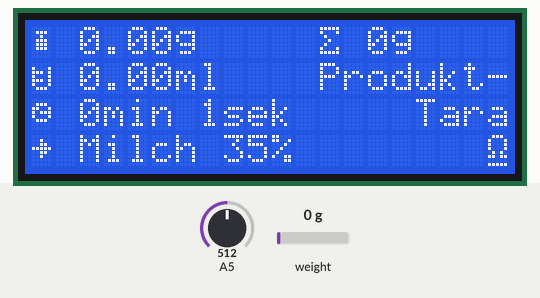
Bench run of a sketch on a simulated Arduino Uno, built with avr-gcc and run on an emulated ATmega328P. Shown: 20×4 character LCD. Inputs (shaded band) come from the test bench; at power-on: A5 = 512, weight on the scale 0 g.

Above: at 2.2 s.
2.3 s: A5 set to 477
4.2 s: A5 set to 460
At 4.9 s:
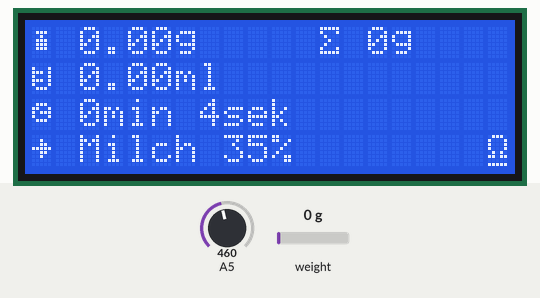
7.5 s: A5 set to 346
9.0 s: A5 set to 321
At 10.3 s:
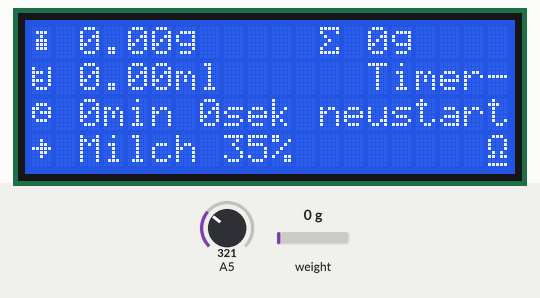
10.9 s: A5 set to 309
12.4 s: A5 set to 287
At 13.4 s:
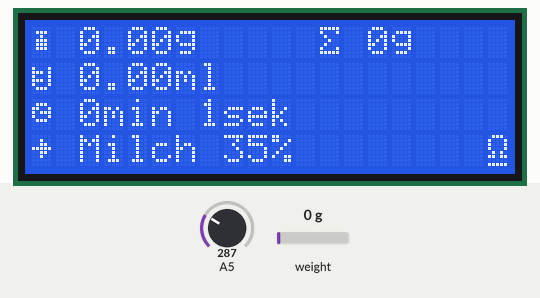
Timing chart, 0 to 15.4 s (numbered marks = the images above; inputs shaded):
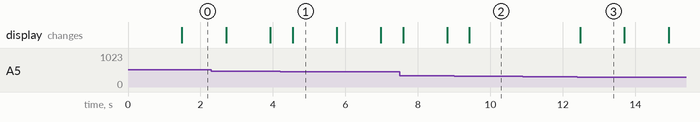

Measured:
- the behaviour switches between 471 and 470 on A5 (found by bisection; images 0 and 1)
- the behaviour switches between 340 and 339 on A5 (found by bisection; images 1 and 2)
- the behaviour switches between 301 and 300 on A5 (found by bisection; images 2 and 3)
- after the input at 4.2 s, the display: changes after 0.34 s (image 1)
- after the input at 9.0 s, the display: changes after 0.42 s (image 2)
- after the input at 10.9 s, every drawn part: stays the same
- after the input at 12.4 s, the display: changes after 0.08 s (image 3)
- what the display in image 1 shows lasts 1.3 s, from 4.5 s to 5.8 s

The sketch:

VoluScale.ino
```cpp
// include the library code:
#include <LiquidCrystal.h>

// initialize the library by associating any needed LCD interface pin
// with the arduino pin number it is connected to
const int rs = 5, en = 7, d4 = 4, d5 = 6, d6 = 8, d7 = 9;
LiquidCrystal lcd(rs, en, d4, d5, d6, d7);

#include "HX711.h"

HX711 scale;

uint8_t dataPin = 3;
uint8_t clockPin = 2;

float dichten[] = {
  1.0f,
  1.040f,
  1.042f,
  1.054f,
  1.02353f,
  1.01968f,
  1.00813f,
  1.00043f,
  1.064f,
  1.036f,
  1.023f,
  0.919f,
  1.029f,
  1.067f,
  1.077f,
  1.008f,
  1.157f,

};
enum {
  Produkt_Wasser,
  Produkt_Milch_35,
  Produkt_Milch_15,
  Produkt_Buttermilch,
  Produkt_Sahne_10,
  Produkt_Sahne_15,
  Produkt_Sahne_30,
  Produkt_Sahne_40,
  Produkt_Hafermilch,
  Produkt_Sojamilch,
  Produkt_Mandelmilch,
  Produkt_Sonnenblumenoel,
  Produkt_Delikatessbruehe,
  Produkt_Zitronensaft,
  Produkt_Multifitaminsaft,
  Produkt_Wein,
  Produkt_Eierlikoer,
  Produktanzahl,
};

String produkte[] = {
  "Wasser",
  "Milch 35%",
  "Milch 15%",
  "Buttermilch",
  "Sahne 10%",
  "Sahne 15%",
  "Sahne 30%",
  "Sahne 40%",
  "Hafermilch",
  "Sojamilch",
  "Mandelmilch",
  "Sonnenblumenoel",
  "Delikatessbruehe",
  "Zitronensaft",
  "Multifitaminsaft",
  "Wein",
  "Eierlikoer",

};

 int produkt = Produkt_Milch_35;

unsigned long tsz = 0;

float pt = 0.0f;

byte Steffen[8] = {
	0b00100,
	0b01110,
	0b01110,
	0b00100,
	0b01110,
	0b00100,
	0b00100,
	0b01010
};

 byte Uhr[8] = {
  0b00000,
  0b01110,
  0b11001,
  0b10111,
  0b10001,
  0b01110,
  0b00000,
  0b00000
};

byte Gewicht[8] = {
  0b00000,
  0b01110,
  0b00100,
  0b01110,
  0b01110,
  0b01110,
  0b00000,
  0b00000
  };

byte Volumen[8] = {
  0b00000,
  0b10001,
  0b11101,
  0b10001,
  0b11101,
  0b10001,
  0b01110,
  0b00000
};

byte Logo_R[8] = {
  0b01110,
  0b10001,
  0b10001,
  0b10001,
  0b01010,
  0b11011,
  0b00000,
  0b11111
};

byte Summenzeichen[8] = {
	0b11111,
	0b10001,
	0b01000,
	0b00100,
	0b01000,
	0b10001,
	0b11111,
	0b00000
};

  byte Pfeil[8] = {
	0b00000,
	0b00100,
	0b00110,
	0b11111,
	0b00110,
	0b00100,
	0b00000,
	0b00000
};

enum {
 Symbol_Steffen,
 Symbol_Uhr,
 Symbol_Gewicht,
 Symbol_Volumen,
 Symbol_Logo_R,
 Symbol_Summenzeichen,
 Symbol_Pfeil,
};

// the setup routine runs once when you press reset:
void setup() {
  // initialize serial communication at 9600 bits per second:
  Serial.begin(9600);

  lcd.createChar(Symbol_Steffen, Steffen);
  lcd.createChar(Symbol_Uhr, Uhr);
  lcd.createChar(Symbol_Gewicht, Gewicht);
  lcd.createChar(Symbol_Volumen, Volumen);
  lcd.createChar(Symbol_Logo_R, Logo_R);
  lcd.createChar(Symbol_Summenzeichen, Summenzeichen);
  lcd.createChar(Symbol_Pfeil, Pfeil);

 // set up the LCD's number of columns and rows:
  lcd.begin(20, 4);
  // Print a message to the LCD.
  lcd.setCursor(5, 1);
  lcd.print("VoluScale");
  lcd.setCursor(0, 2);
  lcd.print("by Madeleine Muessig");
  lcd.setCursor(9, 3);
  lcd.write(Symbol_Logo_R);


  scale.begin(dataPin, clockPin);

  scale.set_offset(4294855874);
  scale.set_scale(406.865478);
  scale.tare();

}

// the loop routine runs over and over again forever:
void loop() {

  // set the cursor to column 0, line 1
  // (note: line 1 is the second row, since counting begins with 0):


  unsigned long SekSeitStart = millis()/1000;

  float AktGew = scale.get_units(4);

  float ProGew = AktGew - pt;

  // read the input on analog pin 0:
  int x = analogRead(A5);
  // print out the value you read:

  lcd.clear();

  if (x>640&&x<700){
    lcd.setCursor(12, 1);
    lcd.print("Produkt-");
    produkt=produkt-1;
    if (produkt<0){
      produkt=Produktanzahl-1;
    }
  }

  if (x>140&&x<200) {
    lcd.setCursor(12, 1);
    lcd.print("Produkt+");
     produkt=produkt+1;
    produkt=produkt%Produktanzahl;
  }

  if (x>60&&x<110) {
    lcd.setCursor(10, 1);
    lcd.print("Behaelter-");
    lcd.setCursor(16, 2);
    lcd.print("Tara");
    scale.tare();
  }

  if (x>470&&x<530) {
    lcd.setCursor(12, 1);
    lcd.print("Produkt-");
    lcd.setCursor(16, 2);
    lcd.print("Tara");
    pt = AktGew;
  }

  if (x>300&&x<340) {
    lcd.setCursor(14, 1);
    lcd.print("Timer-");
    lcd.setCursor(12, 2);
    lcd.print("neustart");
    tsz = SekSeitStart;
  }

  lcd.setCursor(19, 3);
  lcd.write(Symbol_Logo_R);

if (ProGew>41.9f&&ProGew<43.0f){
  lcd.setCursor(18, 3);
  lcd.write(Symbol_Steffen);
}

  lcd.setCursor(0, 0);
  lcd.write(Symbol_Gewicht);
  lcd.setCursor(2, 0);
  lcd.print(ProGew);
  lcd.print("g");

  lcd.setCursor(0, 1);
  lcd.write(Symbol_Volumen);
  lcd.setCursor(2, 1);
  lcd.print(ProGew/dichten[produkt]);
  lcd.print("ml");

  unsigned long tz = SekSeitStart - tsz;

  lcd.setCursor(0, 2);
  lcd.write(Symbol_Uhr);
  lcd.setCursor(2, 2);
  lcd.print(tz/60);
  lcd.print("min ");
  lcd.print(tz%60);
  lcd.print("sek");

  lcd.setCursor(0, 3);
  lcd.write(Symbol_Pfeil);
  lcd.setCursor(2, 3);
  lcd.print(produkte[produkt]);

  lcd.setCursor(12, 0);
  lcd.write(Symbol_Summenzeichen);
  lcd.setCursor(14, 0);
  lcd.print(round(AktGew));
  lcd.print("g");

  delay(200);  // delay in between reads for stability
}
```
